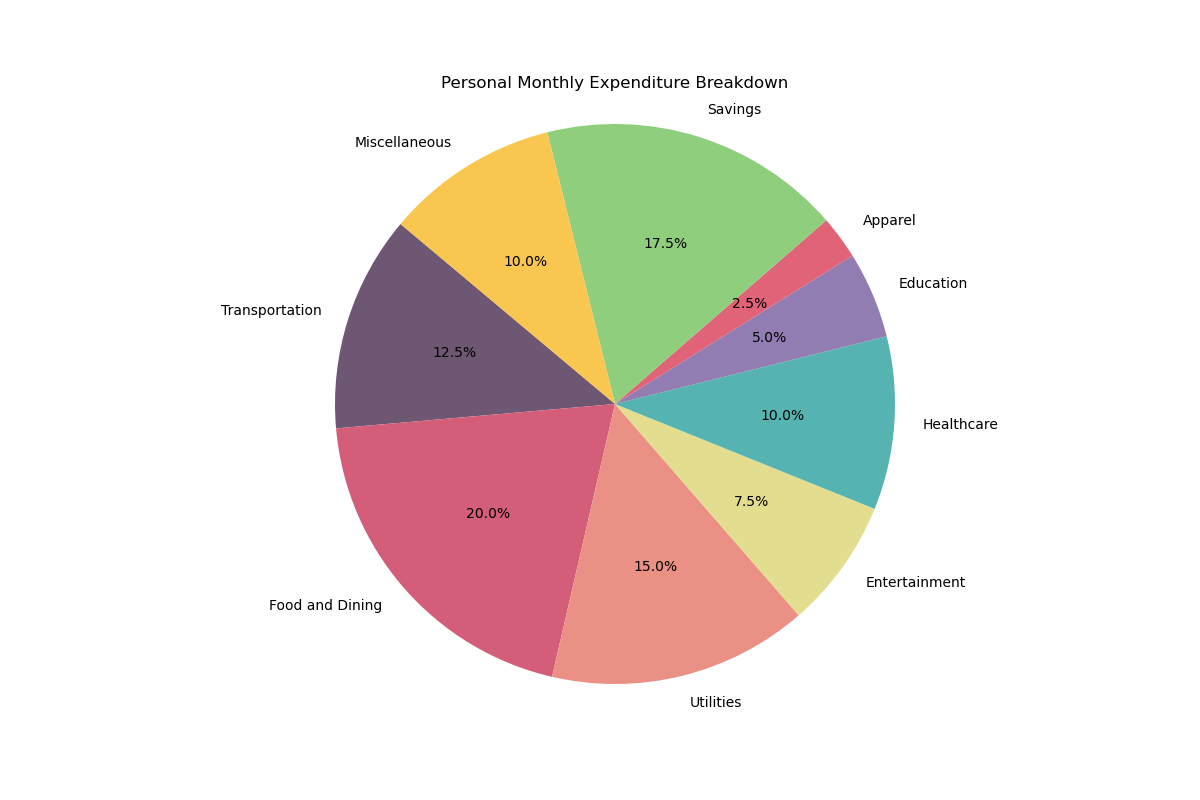

Write Python code to recreate this figure.

import matplotlib.pyplot as plt
import seaborn as sns
import pandas as pd

# Data preparation
data = {
    'Category': ['Transportation', 'Food and Dining', 'Utilities', 'Entertainment', 
                 'Healthcare', 'Education', 'Apparel', 'Savings', 'Miscellaneous'],
    'Value': [25, 40, 30, 15, 20, 10, 5, 35, 20]
}
df = pd.DataFrame(data)

# Colors
colors = ['#6e5773', '#d45d79', '#ea9085', '#e3de8f', '#55b3b1', '#917db2', '#e06377', '#8ece7c', '#f9c74f']

# Plot configuration
plt.figure(figsize=(12, 8))
plt.pie(df['Value'], labels=df['Category'], colors=colors, autopct='%1.1f%%', startangle=140)
plt.axis('equal')  # Equal aspect ratio ensures that pie is drawn as a circle.

# Title and other configurations
plt.title('Personal Monthly Expenditure Breakdown')

plt.show()
